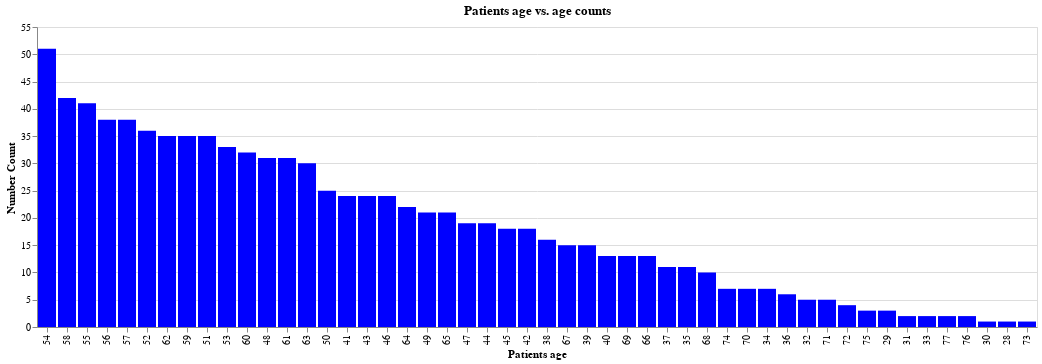

This figure's notebook cell:
### Markdown cell above
### Exploratory Visualizations
To better understand the structure and characteristics of the dataset, a series of exploratory visualizations were created. A custom function (plot_value_counts) was developed to summarize feature distributions by counting category occurrences and generating bar charts. These visualizations enabled a clear assessment of category frequencies, potential class imbalance, and overall feature diversity within the dataset.

The exploratory analysis revealed that most categorical and binary features were reasonably well balanced, while several numerical variables exhibited moderate variability across patients. These findings informed subsequent preprocessing decisions and model selection. A concise summary of the main observed trends is presented below.

### Code cell
# Figure 1: Patients age counts
from plot_value_counts import plot_value_counts
plot_chart1= plot_value_counts(hf_pred, 'Age', color='blue', title="Patients age vs. age counts",
                               x_title= 'Patients age')
plot_chart1

### Figure 1 — Vega-Lite specification as saved in the notebook (floating-point values rounded to 4 significant figures)
{"config": {"view": {"continuousWidth": 300, "continuousHeight": 300}}, "data": {"name": "data-5390f0084af9a2d3b78afce8e3b0fc32"}, "mark": {"type": "bar", "color": "blue"}, "encoding": {"x": {"field": "Age", "sort": "-y", "title": "Patients age", "type": "nominal"}, "y": {"field": "Count", "title": "Number Count", "type": "quantitative"}}, "title": "Patients age vs. age counts", "$schema": "https://vega.github.io/schema/vega-lite/v5.20.1.json", "datasets": {"data-5390f0084af9a2d3b78afce8e3b0fc32": [{"Age": 54, "Count": 51}, {"Age": 58, "Count": 42}, {"Age": 55, "Count": 41}, {"Age": 56, "Count": 38}, {"Age": 57, "Count": 38}, {"Age": 52, "Count": 36}, {"Age": 62, "Count": 35}, {"Age": 59, "Count": 35}, {"Age": 51, "Count": 35}, {"Age": 53, "Count": 33}, {"Age": 60, "Count": 32}, {"Age": 48, "Count": 31}, {"Age": 61, "Count": 31}, {"Age": 63, "Count": 30}, {"Age": 50, "Count": 25}, {"Age": 41, "Count": 24}, {"Age": 43, "Count": 24}, {"Age": 46, "Count": 24}, {"Age": 64, "Count": 22}, {"Age": 49, "Count": 21}, {"Age": 65, "Count": 21}, {"Age": 47, "Count": 19}, {"Age": 44, "Count": 19}, {"Age": 45, "Count": 18}, {"Age": 42, "Count": 18}, {"Age": 38, "Count": 16}, {"Age": 67, "Count": 15}, {"Age": 39, "Count": 15}, {"Age": 40, "Count": 13}, {"Age": 69, "Count": 13}, {"Age": 66, "Count": 13}, {"Age": 37, "Count": 11}, {"Age": 35, "Count": 11}, {"Age": 68, "Count": 10}, {"Age": 74, "Count": 7}, {"Age": 70, "Count": 7}, {"Age": 34, "Count": 7}, {"Age": 36, "Count": 6}, {"Age": 32, "Count": 5}, {"Age": 71, "Count": 5}, {"Age": 72, "Count": 4}, {"Age": 75, "Count": 3}, {"Age": 29, "Count": 3}, {"Age": 31, "Count": 2}, {"Age": 33, "Count": 2}, {"Age": 77, "Count": 2}, {"Age": 76, "Count": 2}, {"Age": 30, "Count": 1}, {"Age": 28, "Count": 1}, {"Age": 73, "Count": 1}]}}
